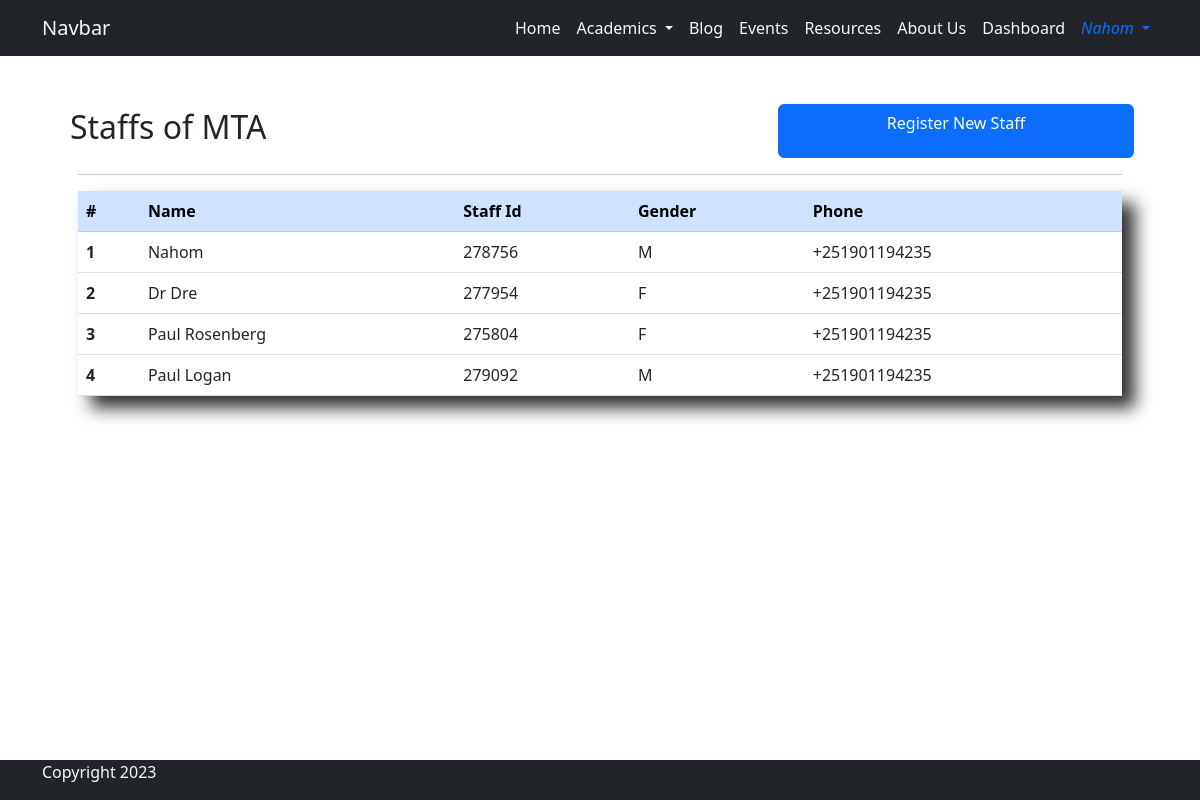
Screenshot of /staff_dashboard/ (signed in) with the database file from the repository.
### base/models.py (models this page shows, shortened)
class Staff(models.Model):
    GENDER_CHOICES = [
        ('M', 'Male'),
        ('F', 'Female')
    ]
    user = models.OneToOneField(User, on_delete=models.CASCADE)
    name = models.CharField(max_length=44, null=True, blank=True)
    staff_id = models.CharField(max_length=6, editable=False, unique=True)
    gender = models.CharField(max_length=6, choices=GENDER_CHOICES, null=False, blank=False)
    phone = models.CharField(max_length=20, null=False, blank=False)

### base/views.py (the view)
# urls.py: path('staff_dashboard/', views.staff_dashboard, name='staff_dashboard'),
@login_required
@user_passes_test(lambda user: user.is_staff)
def staff_dashboard(request):
    staffs = Staff.objects.all()
    context = {
        'staffs': staffs,
    }
    return render(request, 'dashboard/staff_dashboard.html', context)

### base/templates/dashboard/staff_dashboard.html (shortened to what this page needs)
{% extends 'base/base.html' %}
{% load static %}
{% block content %}
<div class="container p-5">
    <div class="row">
        <h2 class="p-1 col-8">Staffs of MTA</h2>
        <a href="{% url 'base:staff_register' %}" class="col-4 btn btn-primary">Register New Staff</a>
    </div>
    <hr>
    <div class="shadow-xlg">
        <table class="table">
            <thead class="table-primary">
            <tr>
                <th scope="col">#</th>
                <th scope="col">Name</th>
                <th scope="col">Staff Id</th>
                <th scope="col">Gender</th>
                <th scope="col">Phone</th>
            </tr>
            </thead>
            <tbody>
                {% for staff in staffs %}
                    <tr class="dashboard-row">
                        <th scope="row">{{ forloop.counter }}</th>
                        <td>{{ staff.name }}</td>
                        <td>{{ staff.staff_id }}</td>
                        <td>{{ staff.gender }}</td>
                        <td>{{ staff.phone }}</td>
                    </tr>
                {% endfor %}
            </tbody>
        </table>
    </div>
</div>
{% endblock %}

### base/templates/base/navigation.html (shortened to what this page needs)
<nav class="navbar sticky-top navbar-expand-md bg-dark">
    <div class="container">
        <a class="navbar-brand text-light" href="{% url 'base:home' %}">Navbar</a>
        <div class="collapse navbar-collapse justify-content-end" id="navbarNav">
            <ul class="navbar-nav">
                <li class="nav-item">
                    <a class="nav-link text-light active text-light" aria-current="page" href="{% url 'base:home' %}">Home</a>
                </li>
                <li class="nav-item dropdown">
                    <a class="nav-link dropdown-toggle text-light" href="#" role="button" data-bs-toggle="dropdown" aria-expanded="false">
                    Academics
                    </a>
                </li>
                <li class="nav-item" data-bs-toggle="tooltip"  data-bs-placement="bottom" data-bs-title="Coming Soon...">
                    <a class="nav-link text-light" href="#">Blog</a>
                </li>
                <li class="nav-item">
                    <a class="nav-link text-light" href="#">Events</a>
                </li>
                <li class="nav-item">
                    <a class="nav-link text-light" href="#">Resources</a>
                </li>
                <li class="nav-item">
                    <a class="nav-link text-light" href="#">About Us</a>
                </li>
                {% if user.is_staff %}
                <li class="nav-item">
                    <a class="nav-link text-light" href="{% url 'base:dashboard' %}">Dashboard</a>
                </li>
                {% endif %}
                {% if user.is_authenticated %}
                    <li class="nav-item dropdown">
                        <a class="nav-link text-primary dropdown-toggle" href="#" role="button" data-bs-toggle="dropdown" aria-expanded="false">
                            <i class="fa fa-user" aria-hidden="true"> {{user.username}} </i>
                        </a>
                    </li>
                {% endif %}
            </ul>
        </div>
    </div>
</nav>

### base/static/css/style.css (style rules this page uses)
.shadow-xlg { box-shadow: 13px 12px 16px rgba(0, 0, 0, 0.8) }
.navbar-nav .nav-link { transition: 1s; }
.dashboard-row th { transition: background-color 0.2s ease-in; }
.dashboard-row td { transition: background-color 0.4s ease-in; }

### rows the page displays
Staff: name "Nahom", staff_id "278756", gender "M", phone "+251901194235"
Staff: name "Dr Dre", staff_id "277954", gender "F", phone "+251901194235"
Staff: name "Paul Rosenberg", staff_id "275804", gender "F", phone "+251901194235"
Staff: name "Paul Logan", staff_id "279092", gender "M", phone "+251901194235"

### other values shown
{{ user.username }} "Nahom"
